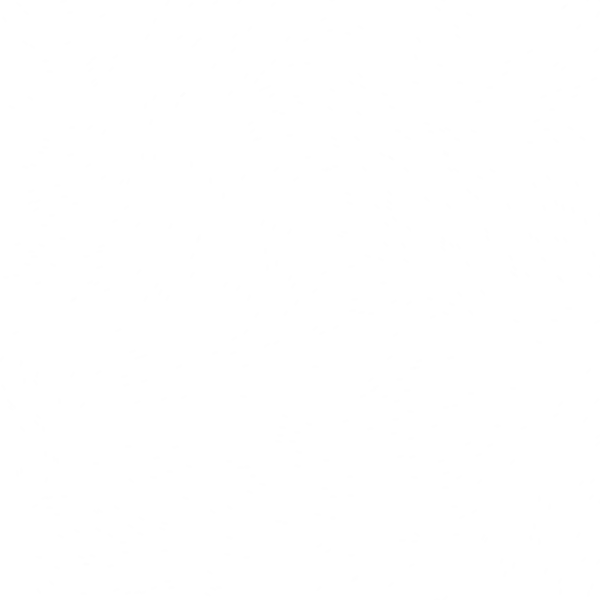
Frame 1 (no input)
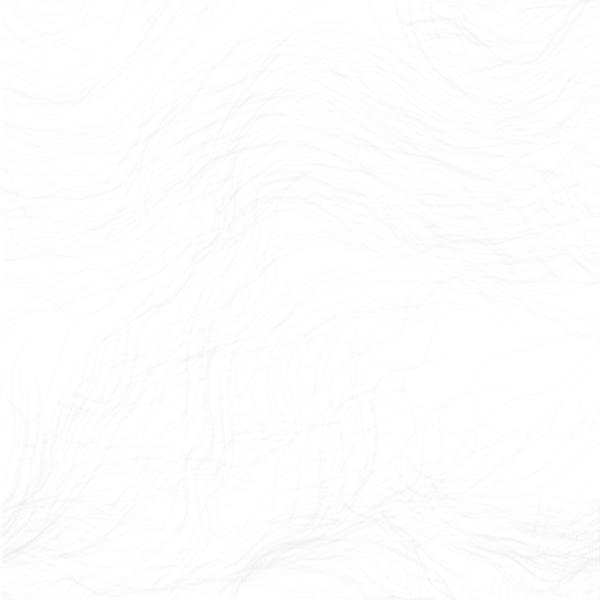
Frame 60 (no input)
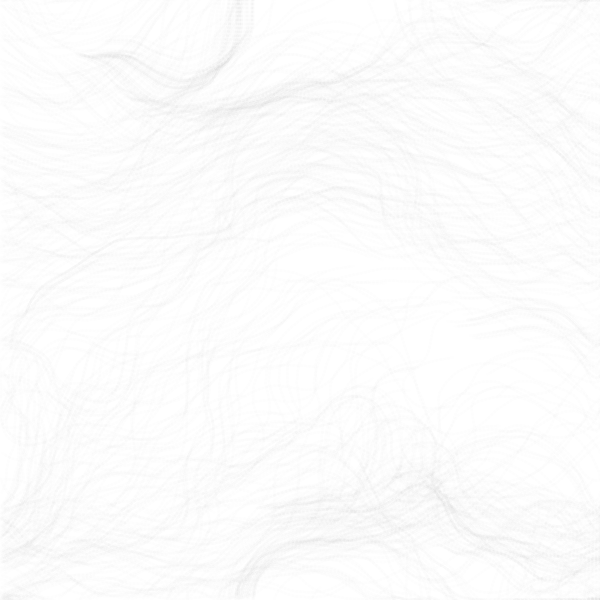
Frame 120 (the mouse pressed at the canvas centre since frame 60)

The p5.js sketch that drew these frames (run headless with seeded random() and noise() and a simulated clock; from frame 60 on, the mouse is pressed at the canvas centre):

// p5.js sketch
// ── sketch.js
// Play with these settting :) 
const INC      = 0.1  // distance between noise values each draw cycle, lower = closer  
const SCL      = 20     // scale of cells in 2d space, lower = more 
const NUMP     = 500    //number of particles 
const MAG      = 4      // magnitude of vector in vector field  
const ANGLEMOD = 2      //multiples angle used for flowfield vector, adds some more intrest 
const TIMEMOD  = 0.001  //how fast vectors will change 
const DURATION = 1200   //number of frames drawn  

let cols, row, fr, flowField, settings
let xoff, yoff
let zoff         = 0 
let frame        = 0 
let particlePool = []

function setup() {
  createCanvas(600,600) 
  cols = floor(width / SCL) 
  rows = floor(height / SCL)
  fr = createP('FPS: ') 
  settings = createP('increment: ' + INC + ' scale: ' + SCL)  
 
  //populating particles 
  for (let i = 0; i < NUMP; i++) {  
    particlePool[i] = createParticle()
  }
  //creating flow field array with indexes for each cell 
  flowField = new Array(rows * cols)
  background(255)
}

function draw() { 
  
  //end draw loop after set duration 
  if (frame > DURATION) {
   noLoop() 
   createP('DONE')
  }  


  stroke(0)
  strokeWeight(1) 
  
  //background(255)
  //background(255,255,255,0.1)
  
  //showGrid() 
  addVectorsToField()
  drawParticles(flowField, particlePool) 

  frame++
  fr.html(floor(frameRate()))

}

function drawParticles(flowfield, particlepool) {  
  for (particle of particlePool) { 
    particle.follow(flowField)
    particle.update()
    particle.edges() 
    particle.show()
  } 
} 

function addVectorsToField() {
  yoff = 0 
  for (let y = 0; y < rows; y++) {
    xoff = 0 
    for (let x = 0; x < cols; x++) {
    let angle, idx, v 
      angle = noise(xoff, yoff, zoff) * TWO_PI
      v = p5.Vector.fromAngle(angle) 
      v.setMag(MAG) 

      idx = x + y * cols
      flowField[idx] = v 
    //  showFieldVector(x,y,v)  
    
      xoff += INC
    }
  yoff += INC
  zoff += TIMEMOD
  }
}

function showFieldVector(x, y, v) {
  push()
  translate(x * SCL, y * SCL) 
  rotate(v.heading()) 
  line(0, 0, SCL/2, 0)
  line(SCL/2, 0, SCL/4, SCL/8 )
  line(SCL/2, 0, SCL/4, -SCL/8 )
  pop()  
}

function showGrid() {
  push() 
  stroke(1, 50)
  for (let v = 0; v <= width ; v += SCL) {
    line(v, 0, v, height)
  } 
  for (let h = 0; h <= height ; h += SCL) {
   line(0, h, width, h)
  }
  pop()
}

// ── canvas.js

function createCanvas(canvasName) {
	let canvas = document.createElement('canvas')
	let body   = document.querySelector('body') 
	
	canvas.style.position = 'absolute'
	canvas.style.left     = '0px'
	canvas.style.top      = '0px'
	canvas.style.width    = '300px'
	canvas.style.height   = '300px'

	canvas.setAttribute('id', canvasName)
	body.appendChild(canvas) 
	
	let ctx = canvas.getContext('2d')
		
	return ctx	
}



// ── particle.js


let Particle = {
  init: function() {
    this.pos = createVector(random(width), random(height)) 
    this.vel = createVector(0,0) 
    this.acc = createVector(0,0)
    this.prevPos  = this.pos.copy()
    
    this.maxspeed = 4 
    this.color    = 0
    this.alpha    = 1  //change alpha of drawn particle here, look below for size 
  }, 
   
  follow: function(vectors) { 
    let x = floor(this.pos.x / SCL) 
    let y = floor(this.pos.y / SCL) 

    let index = x + y * cols
    let force = vectors[index]
    this.applyForce(force) 
  }, 

  update: function() { 
    this.vel.add(this.acc)
    this.vel.limit(this.maxspeed)
    this.pos.add(this.vel)
    this.acc.mult(0)
  }, 

  applyForce: function(force) {
    this.acc.add(force)
  }, 

  show: function() { 
    //stroke(0) 
    stroke(1, this.alpha) // change particle size here
    strokeWeight(4) 
    //point(this.pos.x, this.pos.y)
    line(this.pos.x, this.pos.y, this.prevPos.x, this.prevPos.y)
    this.prevPos.x = this.pos.x
    this.prevPos.y = this.pos.y  
  }, 
	 
  edges: function() {
    let x = this.pos.x
    let y = this.pos.y 

    if (x > width)  x = 0 
    if (x < 0)      x = width 
    if (y > height) y = 0 
    if (y < 0)      y = height

    this.pos.x = x 
    this.pos.y = y 
   
    if (x == 0 || x == width){ 
    this.prevPos.x = this.pos.x
   }
 
    if (y == 0 || y == height){ 
    this.prevPos.y = this.pos.y
   }

  }
}


function createParticle() {
   let p = Object.create(Particle) 
   p.init()
   //console.log(p)
   return p
}
  
function randomColor(){
  let r = random(0, 255)
  let g = random(0, 255)
  let b = random(0, 255)
  let a = random(0, 255) 
  let c = color(r,g,b) 
  return  c
}

 
 
